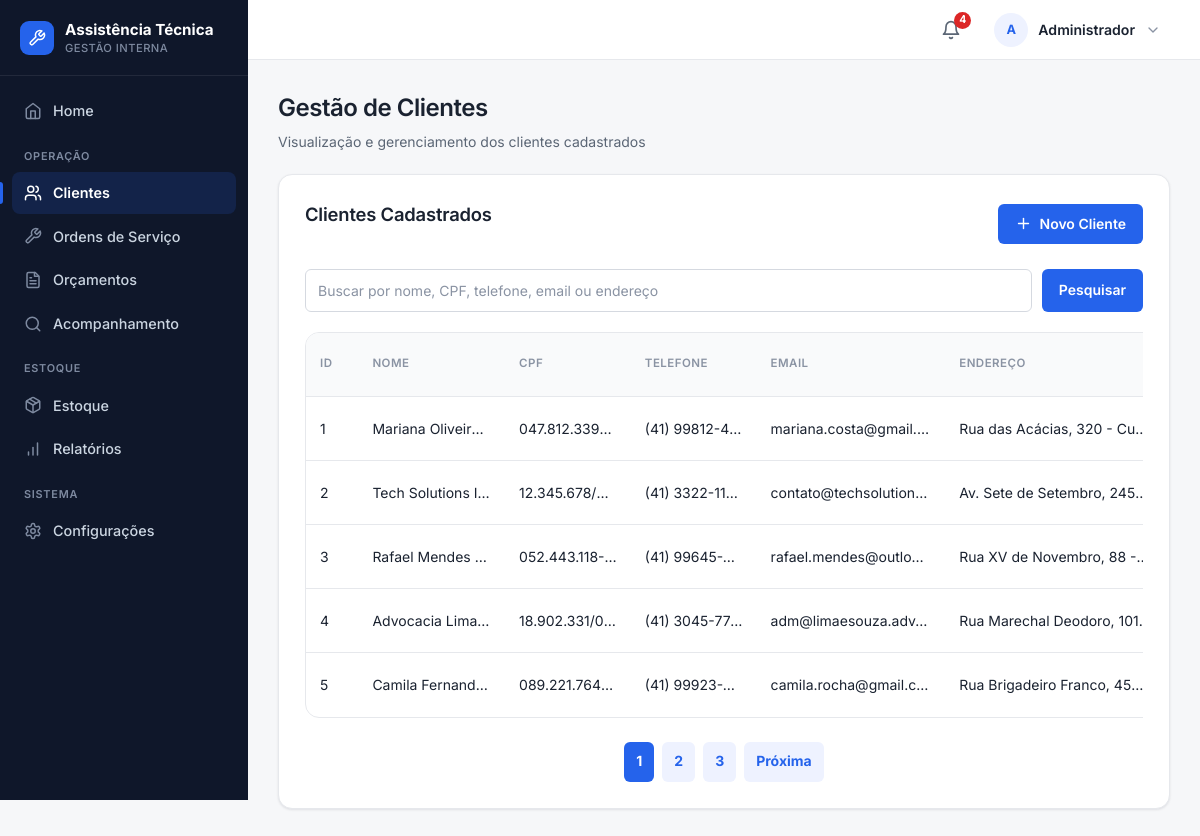
/cadastro (signed in), run on the app's committed database.
### tables this page shows
CREATE TABLE clientes (
    id INTEGER PRIMARY KEY AUTOINCREMENT,
    nome TEXT NOT NULL,
    cpf TEXT UNIQUE,
    telefone TEXT,
    email TEXT,
    endereco TEXT
, data_cadastro TEXT);

### routes/cadastro.py (the view)
@cadastro_bp.route("/cadastro")
def listar_cadastros():
    pagina = request.args.get("pagina", 1, type=int)
    busca = request.args.get("busca", "").strip()
    por_pagina = 5
    if pagina < 1:
        pagina = 1
    conexao = conectar()
    cursor = conexao.cursor()
    termo_busca = f"%{busca}%"
    parametros_busca = (termo_busca,) * 5
    filtro_busca = """
        WHERE nome LIKE ?
           OR cpf LIKE ?
           OR telefone LIKE ?
           OR email LIKE ?
           OR endereco LIKE ?
    """
    total_clientes = cursor.execute(
        f"SELECT COUNT(*) FROM clientes {filtro_busca}",
        parametros_busca
    ).fetchone()[0]
    total_paginas = max(1, (total_clientes + por_pagina - 1) // por_pagina)
    if pagina > total_paginas:
        pagina = total_paginas
    offset = (pagina - 1) * por_pagina
    cursor.execute(f"""
        SELECT *
        FROM clientes
        {filtro_busca}
        ORDER BY id
        LIMIT ? OFFSET ?
    """, parametros_busca + (por_pagina, offset))
    clientes = cursor.fetchall()
    conexao.close()
    return render_template(
        "gerenciar_clientes.html",
        clientes=clientes,
        busca=busca,
        pagina=pagina,
        total_paginas=total_paginas
    )

### app.py (called while the page is built)
@app.context_processor
def injetar_alertas_estoque():
    if "funcionario_id" not in session:
        return {"alerta_estoque_baixo": 0}
    conexao = conectar()
    total = conexao.execute(
        "SELECT COUNT(*) FROM pecas WHERE quantidade <= estoque_minimo"
    ).fetchone()[0]
    conexao.close()
    return {"alerta_estoque_baixo": total}

### database.py (called while the page is built)
def _coluna_existe(conexao, tabela, coluna):
    colunas = conexao.execute(f"PRAGMA table_info({tabela})").fetchall()
    return any(item["name"] == coluna for item in colunas)

def conectar():
    conexao = sqlite3.connect("database/sistema.db")
    conexao.row_factory = sqlite3.Row
    conexao.execute("PRAGMA foreign_keys = ON")
    _garantir_schema(conexao)
    return conexao

### templates/gerenciar_clientes.html (shortened to what this page needs)
{% extends "base.html" %}
{% import 'partials/_icons.html' as icons %}
{% block css %}
    <link rel="stylesheet" href="{{ url_for('static', filename='css/gerenciar_clientes.css') }}">
{% endblock %}
{% block conteudo %}
<div class="page-head">
    <h1>Gestão de Clientes</h1>
    <p>Visualização e gerenciamento dos clientes cadastrados</p>
</div>
<div class="container">
    <div class="topo">
        <h2>Clientes Cadastrados</h2>
        <div class="acoes-topo">
            <a href="/clientes/novo" class="btn">{{ icons.icon('plus', 17) }} Novo Cliente</a>
        </div>
    </div>
    <div class="busca-container">
        <form action="/cadastro" method="GET" class="form-busca">
            <input
                type="text"
                name="busca"
                placeholder="Buscar por nome, CPF, telefone, email ou endereço"
                value="{{ busca }}"
            >
            <button type="submit" class="btn">Pesquisar</button>
        </form>
    </div>
    <div class="tabela-clientes-wrapper">
    <table class="tabela-clientes">
        <colgroup>
            <col class="col-id">
            <col class="col-nome">
            <col class="col-cpf">
            <col class="col-telefone">
            <col class="col-email">
            <col class="col-endereco">
            <col class="col-acoes">
        </colgroup>
        <thead>
            <tr>
                <th>ID</th>
                <th>Nome</th>
                <th>CPF</th>
                <th>Telefone</th>
                <th>Email</th>
                <th>Endereço</th>
            </tr>
        </thead>
        <tbody>
            {% for cliente in clientes %}
            <tr>
                <td>{{ cliente['id'] }}</td>
                <td title="{{ cliente['nome'] }}">{{ cliente['nome'] }}</td>
                <td title="{{ cliente['cpf'] }}">{{ cliente['cpf'] }}</td>
                <td title="{{ cliente['telefone'] }}">{{ cliente['telefone'] }}</td>
                <td title="{{ cliente['email'] }}">{{ cliente['email'] }}</td>
                <td title="{{ cliente['endereco'] }}">{{ cliente['endereco'] }}</td>
            </tr>
            {% endfor %}
        </tbody>
    </table>
    </div>
    {% if total_paginas > 1 %}
    <nav class="paginacao" aria-label="Paginação de clientes">
        {% for numero in range(1, total_paginas + 1) %}
            <a href="?busca={{ busca|urlencode }}&pagina={{ numero }}" {% if numero == pagina %}class="ativa" aria-current="page"{% endif %}>
                {{ numero }}
            </a>
        {% endfor %}
        {% if pagina < total_paginas %}
            <a href="?busca={{ busca|urlencode }}&pagina={{ pagina + 1 }}">Próxima</a>
        {% endif %}
    </nav>
    {% endif %}
</div>
{% endblock %}

### static/css/global.css (style rules this page uses)
:root { --bg: #f6f7f9; --surface: #ffffff; --surface-2: #f9fafb; --border: #e6e8ec; --border-strong: #d5d9e0; --ink: #1a2230; --muted: #5b6675; --subtle: #8a93a3; --primary: #2563eb; --primary-hover: #1d4ed8; --primary-soft: #eef2ff; --success: #16a34a; --success-soft: #dcfce7; --warning: #d97706; --warning-soft: #fef3c7; --danger: #dc2626; --danger-hover: #b91c1c; --danger-soft: #fee2e2; --sidebar: #0f172a; --sidebar-ink: #cbd5e1; --sidebar-muted: #7e8aa0; --s-1: 4px; --s-2: 8px; --s-3: 12px; --s-4: 16px; --s-5: 20px; --s-6: 24px; --s-8: 32px; --r-sm: 6px; --r-md: 10px; --r-lg: 14px; --r-pill: 999px; --shadow-sm: 0 1px 2px rgba(16, 24, 40, 0.04), 0 1px 3px rgba(16, 24, 40, 0.06); --shadow-md: 0 4px 12px rgba(16, 24, 40, 0.08); --azul-900: #0f172a; --azul-800: #1e293b; --azul-700: #2563eb; --azul-600: #2563eb; --azul-500: #2563eb; --azul-100: #eef2ff; --azul-50: #f9fafb; --branco: #ffffff; --cinza-900: #1a2230; --cinza-700: #5b6675; --cinza-500: #8a93a3; --cinza-200: #e6e8ec; --cinza-100: #f1f3f6; --verde-100: #dcfce7; --verde-700: #166534; --amarelo-100: #fef3c7; --amarelo-700: #92400e; --vermelho-100: #fee2e2; --vermelho-700: #991b1b; --sombra: var(--shadow-sm); --raio: var(--r-md); }
* { box-sizing: border-box; }
body { min-height: 100vh; margin: 0; font-family: "Inter", -apple-system, BlinkMacSystemFont, "Segoe UI", Roboto, Arial, sans-serif; font-size: 14px; line-height: 1.5; color: var(--ink); background: var(--bg); -webkit-font-smoothing: antialiased; text-rendering: optimizeLegibility; }
h1, h2, h3, h4 { color: var(--ink); font-weight: 600; letter-spacing: -0.01em; }
h2 { margin: 0 0 18px; font-size: 1.15rem; }
a { color: var(--primary); text-decoration: none; }
.container, .card { background: var(--surface); border: 1px solid var(--border); border-radius: var(--r-lg); box-shadow: var(--shadow-sm); }
.container { padding: clamp(18px, 3vw, 26px); }
.topo { display: flex; justify-content: space-between; align-items: center; gap: 16px; margin-bottom: 22px; }
.acoes-topo, .botoes, .form-botao { display: flex; flex-wrap: wrap; gap: 10px; align-items: center; }
.btn, button, .voltar, .editar, .excluir { display: inline-flex; align-items: center; justify-content: center; gap: 8px; min-height: 40px; padding: 9px 16px; border: 1px solid transparent; border-radius: var(--r-sm); color: #fff; background: var(--primary); text-decoration: none; font: inherit; font-weight: 600; line-height: 1; cursor: pointer; white-space: nowrap; transition: background-color 0.15s ease, border-color 0.15s ease, box-shadow 0.15s ease, color 0.15s ease; }
form { margin: 0 0 24px; }
input, select, textarea { width: 100%; min-height: 42px; padding: 10px 12px; color: var(--ink); background: var(--surface); border: 1px solid var(--border-strong); border-radius: var(--r-sm); font: inherit; transition: border-color 0.15s ease, box-shadow 0.15s ease; }
input::placeholder, textarea::placeholder { color: var(--subtle); }
table { width: 100%; margin-top: 0; border-collapse: separate; border-spacing: 0; background: var(--surface); border: 1px solid var(--border); border-radius: var(--r-lg); overflow: hidden; }
th, td { padding: 13px 16px; text-align: left; vertical-align: middle; border-bottom: 1px solid var(--border); }
th { color: var(--subtle); background: var(--surface-2); font-size: 0.72rem; font-weight: 600; text-transform: uppercase; letter-spacing: 0.04em; white-space: nowrap; }
td { color: var(--ink); }
tbody tr { transition: background-color 0.12s ease; }
tbody tr:last-child td { border-bottom: 0; }

### static/css/layout.css (style rules this page uses)
.page-head { margin: 0 0 22px; }
.page-head h1 { margin: 0; color: var(--ink); font-size: clamp(1.25rem, 2vw, 1.6rem); font-weight: 600; letter-spacing: -0.02em; }
.page-head p { margin: 5px 0 0; color: var(--muted); }

### data on the page
clientes: id "1", nome "Mariana Oliveir…", cpf "047.812.339…", telefone "(41) 99812-4…", email "mariana.costa@gmail.…", endereco "Rua das Acácias, 320 - Cu…"
clientes: id "2", nome "Tech Solutions I…", cpf "12.345.678/…", telefone "(41) 3322-1180", email "contato@techsolution…", endereco "Av. Sete de Setembro, 245…"
clientes: id "3", nome "Rafael Mendes…", cpf "052.443.118-…", telefone "(41) 99645-…", email "rafael.mendes@outlo…", endereco "Rua XV de Novembro, 88 -…"
clientes: id "4", nome "Advocacia Lima…", cpf "18.902.331/0…", telefone "(41) 3045-77…", email "adm@limaesouza.adv.…", endereco "Rua Marechal Deodoro, 101…"
clientes: id "5", nome "Camila Fernand…", cpf "089.221.764…", telefone "(41) 99923-…", email "camila.rocha@gmail.c…", endereco "Rua Brigadeiro Franco, 45…"

### other printed values
{{ alerta_estoque_baixo }} "4"
{{ iniciais }} "A"
{{ nome_usuario }} "Administrador"
{{ numero }} "1" "2" "3"
